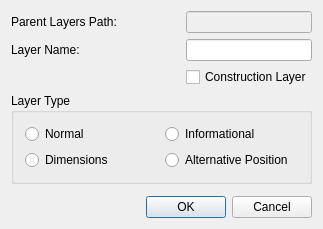
<?xml version="1.0" encoding="UTF-8"?>
<ui version="4.0">
 <class>LC_LayerDialogEx</class>
 <widget class="QDialog" name="LC_LayerDialogEx">
  <property name="geometry">
   <rect>
    <x>0</x>
    <y>0</y>
    <width>323</width>
    <height>221</height>
   </rect>
  </property>
  <property name="baseSize">
   <size>
    <width>0</width>
    <height>0</height>
   </size>
  </property>
  <property name="windowTitle">
   <string>Layer Settings</string>
  </property>
  <property name="sizeGripEnabled">
   <bool>false</bool>
  </property>
  <property name="modal">
   <bool>true</bool>
  </property>
  <layout class="QGridLayout" name="gridLayout">
   <item row="1" column="1">
    <spacer name="spacer87">
     <property name="orientation">
      <enum>Qt::Horizontal</enum>
     </property>
     <property name="sizeType">
      <enum>QSizePolicy::Expanding</enum>
     </property>
     <property name="sizeHint" stdset="0">
      <size>
       <width>3</width>
       <height>16</height>
      </size>
     </property>
    </spacer>
   </item>
   <item row="1" column="2">
    <widget class="QLineEdit" name="leName">
     <property name="toolTip">
      <string>Name of new layer. In order to create hierarchical layers, include name of virtual layer and layer name separator.</string>
     </property>
     <property name="text">
      <string/>
     </property>
    </widget>
   </item>
   <item row="0" column="0">
    <widget class="QLabel" name="lParentPathName">
     <property name="frameShape">
      <enum>QFrame::NoFrame</enum>
     </property>
     <property name="frameShadow">
      <enum>QFrame::Plain</enum>
     </property>
     <property name="text">
      <string>Parent Layers Path:</string>
     </property>
     <property name="wordWrap">
      <bool>false</bool>
     </property>
    </widget>
   </item>
   <item row="6" column="0" colspan="3">
    <widget class="QDialogButtonBox" name="buttonBox">
     <property name="standardButtons">
      <set>QDialogButtonBox::Cancel|QDialogButtonBox::Ok</set>
     </property>
    </widget>
   </item>
   <item row="3" column="0" colspan="3">
    <widget class="QGroupBox" name="gbLayerType">
     <property name="title">
      <string>Layer Type</string>
     </property>
     <layout class="QGridLayout" name="gridLayout_2">
      <item row="0" column="1">
       <widget class="QRadioButton" name="rbInformational">
        <property name="sizePolicy">
         <sizepolicy hsizetype="Minimum" vsizetype="Preferred">
          <horstretch>0</horstretch>
          <verstretch>0</verstretch>
         </sizepolicy>
        </property>
        <property name="toolTip">
         <string>Layer for various infromational elements, notes, drafts etc.</string>
        </property>
        <property name="text">
         <string>Informational</string>
        </property>
        <attribute name="buttonGroup">
         <string notr="true">bgLayerType</string>
        </attribute>
       </widget>
      </item>
      <item row="0" column="0">
       <widget class="QRadioButton" name="rbNormal">
        <property name="toolTip">
         <string>Normal layer with drawing eleements</string>
        </property>
        <property name="text">
         <string>Normal</string>
        </property>
        <attribute name="buttonGroup">
         <string notr="true">bgLayerType</string>
        </attribute>
       </widget>
      </item>
      <item row="1" column="0">
       <widget class="QRadioButton" name="rbDimensions">
        <property name="toolTip">
         <string>Layer that holds dimensions</string>
        </property>
        <property name="text">
         <string>Dimensions</string>
        </property>
        <attribute name="buttonGroup">
         <string notr="true">bgLayerType</string>
        </attribute>
       </widget>
      </item>
      <item row="1" column="1">
       <widget class="QRadioButton" name="rbAlternativePosition">
        <property name="toolTip">
         <string>Layer with alternate position of entities located on normal layers</string>
        </property>
        <property name="text">
         <string>Alternative Position</string>
        </property>
        <attribute name="buttonGroup">
         <string notr="true">bgLayerType</string>
        </attribute>
       </widget>
      </item>
     </layout>
    </widget>
   </item>
   <item row="2" column="2">
    <widget class="QCheckBox" name="cbConstructionLayer">
     <property name="toolTip">
      <string>A Construction Layer has entities of infinite straight lines intended to be used for geometric construction.
       The contents of a Construction Layer should not appear in printout.</string>
     </property>
     <property name="text">
      <string>Construction Layer</string>
     </property>
    </widget>
   </item>
   <item row="5" column="0" colspan="3">
    <widget class="QG_WidgetPen" name="wPen" native="true"/>
   </item>
   <item row="0" column="1">
    <spacer name="spacer187">
     <property name="orientation">
      <enum>Qt::Horizontal</enum>
     </property>
     <property name="sizeType">
      <enum>QSizePolicy::Expanding</enum>
     </property>
     <property name="sizeHint" stdset="0">
      <size>
       <width>3</width>
       <height>16</height>
      </size>
     </property>
    </spacer>
   </item>
   <item row="0" column="2">
    <widget class="QLineEdit" name="leParentPath">
     <property name="enabled">
      <bool>false</bool>
     </property>
     <property name="toolTip">
      <string>Path for parent layer</string>
     </property>
     <property name="text">
      <string/>
     </property>
    </widget>
   </item>
   <item row="1" column="0">
    <widget class="QLabel" name="lName">
     <property name="frameShape">
      <enum>QFrame::NoFrame</enum>
     </property>
     <property name="frameShadow">
      <enum>QFrame::Plain</enum>
     </property>
     <property name="text">
      <string>Layer Name:</string>
     </property>
     <property name="wordWrap">
      <bool>false</bool>
     </property>
    </widget>
   </item>
  </layout>
 </widget>
 <layoutdefault spacing="6" margin="11"/>
 <customwidgets>
  <customwidget>
   <class>QG_WidgetPen</class>
   <extends>QWidget</extends>
   <header>qg_widgetpen.h</header>
  </customwidget>
 </customwidgets>
 <resources/>
 <connections>
  <connection>
   <sender>buttonBox</sender>
   <signal>rejected()</signal>
   <receiver>LC_LayerDialogEx</receiver>
   <slot>reject()</slot>
   <hints>
    <hint type="sourcelabel">
     <x>126</x>
     <y>186</y>
    </hint>
    <hint type="destinationlabel">
     <x>20</x>
     <y>20</y>
    </hint>
   </hints>
  </connection>
  <connection>
   <sender>buttonBox</sender>
   <signal>accepted()</signal>
   <receiver>LC_LayerDialogEx</receiver>
   <slot>validate()</slot>
   <hints>
    <hint type="sourcelabel">
     <x>126</x>
     <y>186</y>
    </hint>
    <hint type="destinationlabel">
     <x>20</x>
     <y>20</y>
    </hint>
   </hints>
  </connection>
 </connections>
 <slots>
  <slot>validate()</slot>
 </slots>
 <buttongroups>
  <buttongroup name="bgLayerType"/>
 </buttongroups>
</ui>
